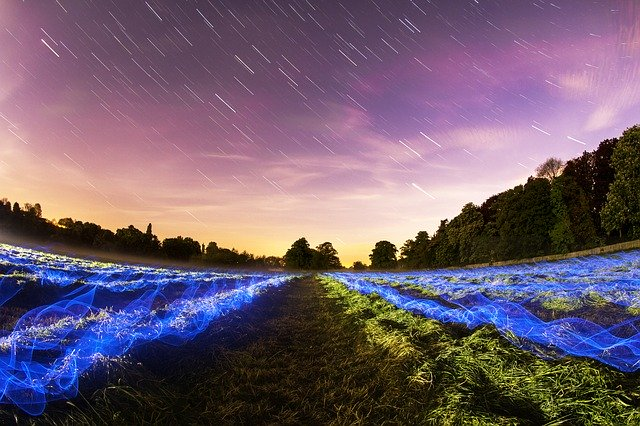
#> input picture Lab1/sample.bmp, 640 x 426 px
$ python Lab1.py
#> lines starting #> are read from the running program, lines starting #| are printed output that depends on the picture
import imutils as imutils
import numpy as np
import cv2


def show(label: str, image_to_show: np.ndarray) -> None:
    cv2.imshow(label, image_to_show)
    cv2.waitKey(0)
    cv2.destroyAllWindows()


def show_m(images_to_show: list[tuple[str, np.ndarray]]) -> None:
    for label, picture in images_to_show:
        cv2.imshow(label, picture)

    cv2.waitKey(0)
    cv2.destroyAllWindows()


if __name__ == '__main__':
    img = cv2.imread('sample.bmp')
#> img is the input picture: shape (426, 640, 3); mean B, G, R 110.2, 92.9, 112
    img_gray = cv2.imread('sample.bmp', 0)
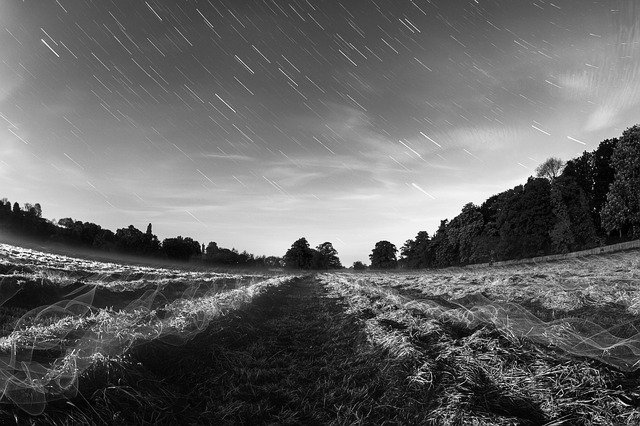
#> img_gray: shape (426, 640); min 0, max 255, mean 100.6

    show_m([('standard', img), ('grey', img_gray)])

    cv2.imwrite('grey_sample.jpg ', img_gray)

    (h, w, d) = img.shape
#> h = 426; w = 640; d = 3
    print(f"width={w}, height={h}, depth={d}")
#| width=640, height=426, depth=3

    (B, G, R) = img[50, 50]
#> B = 107; G = 81; R = 127
    print(f"R={R}, G={G}, B={B}")
#| R=127, G=81, B=107

    central_part = img[142:284, 214:426]
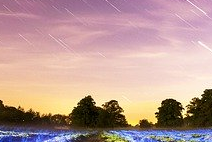
#> central_part: shape (142, 212, 3); mean B, G, R 150.7, 156.1, 187.5
    show("central part", central_part)

    new_height = 600
    ratio = w / h
#> ratio = 1.5
    new_width = int(new_height * ratio)
#> new_width = 901

    resized_img = cv2.resize(img, (new_width, new_height))
    show('resized', resized_img)

    center = (w // 2, h // 2)
#> center = (320, 213)
    M = cv2.getRotationMatrix2D(center, -45, 1.0)
    rotated = cv2.warpAffine(img, M, (w, h))
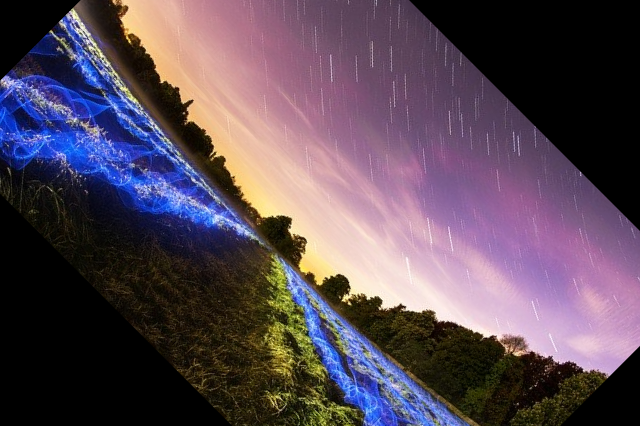
#> rotated: shape (426, 640, 3); mean B, G, R 87.1, 73.5, 89
    show("OpenCV Rotation", rotated)

    rotated2 = imutils.rotate(img, 45)
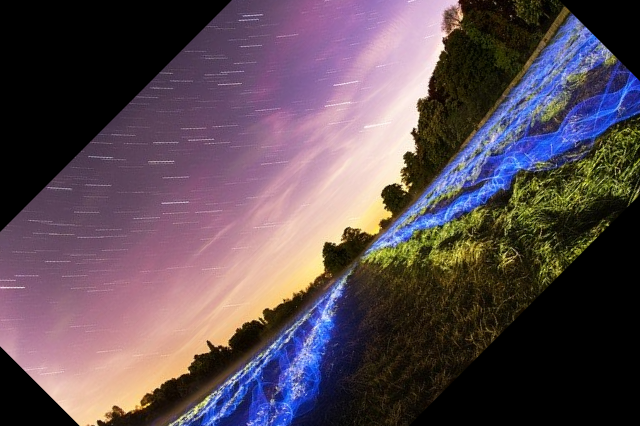
#> rotated2: shape (426, 640, 3); mean B, G, R 84.4, 75.6, 91.5
    show("Imutils Rotation", rotated2)

    blurred5 = cv2.GaussianBlur(img, (5, 5), 0)
    blurred11 = cv2.GaussianBlur(img, (11, 11), 0)
    blurred15 = cv2.GaussianBlur(img, (15, 15), 0)
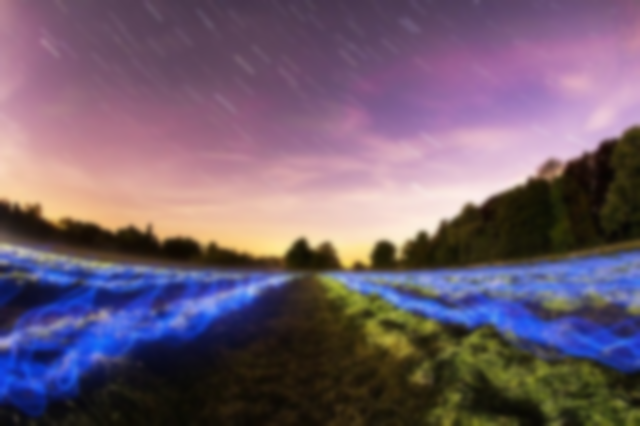
#> blurred15: shape (426, 640, 3); mean B, G, R 110.2, 92.9, 112
    blurred21 = cv2.GaussianBlur(img, (21, 21), 0)
    blurred51 = cv2.GaussianBlur(img, (51, 51), 0)
    blurred91 = cv2.GaussianBlur(img, (91, 91), 0)
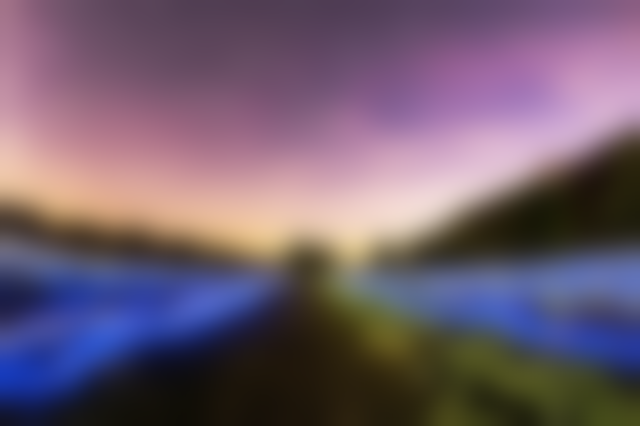
#> blurred91: shape (426, 640, 3); mean B, G, R 110.2, 92.9, 112
    show_m([("Blurred (5x5)", blurred5), ("Blurred (11x11)", blurred11), ("Blurred (15x15)", blurred15),
            ("Blurred (21x21)", blurred21), ("Blurred (51x51)", blurred51), ("Blurred (91x91)", blurred91)])

    img_for_drawing = img.copy()
    cv2.rectangle(img_for_drawing, (120, 300), (200, 370), (0, 0, 255), 2)
    show('rectangle', img_for_drawing)

    img_for_drawing = img.copy()
    cv2.line(img_for_drawing, (400, 120), (530, 160), (0, 0, 255), 2)
    cv2.line(img_for_drawing, (520, 140), (530, 160), (0, 0, 255), 2)
#> img_for_drawing: shape (426, 640, 3); mean B, G, R 109.9, 92.7, 112.1
    cv2.line(img_for_drawing, (510, 165), (530, 160), (0, 0, 255), 2)
#> img_for_drawing: shape (426, 640, 3); mean B, G, R 109.9, 92.6, 112.1
    show('line', img_for_drawing)

    cv2.circle(img_for_drawing, (550, 170), 20, (0, 0, 255), 2)
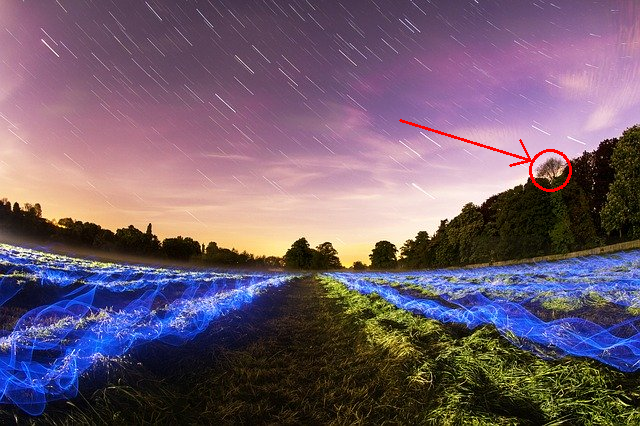
#> img_for_drawing: shape (426, 640, 3); mean B, G, R 109.7, 92.5, 112.3
    show('circle', img_for_drawing)

    img_for_drawing = img.copy()
    star_points = np.array([[290, 155], [350, 340], [195, 225], [380, 225], [230, 340]])
    cv2.polylines(img_for_drawing, np.int32([star_points]), 1, (255, 0, 0), 5)
    show('star', img_for_drawing)

    img_for_drawing = img.copy()
    font1 = cv2.FONT_HERSHEY_SCRIPT_COMPLEX
    font2 = cv2.FONT_HERSHEY_SIMPLEX
    cv2.putText(img_for_drawing, 'Postavte zalik', (30, 150), font1, 3, (255, 255, 255), 2, cv2.LINE_4)
    cv2.putText(img_for_drawing, "bud' laska..", (5, 320), font2, 4, (255, 255, 255), 4, cv2.LINE_4)
    show("zalik", img_for_drawing)
    cv2.imwrite('zalik.jpg ', img_for_drawing)
